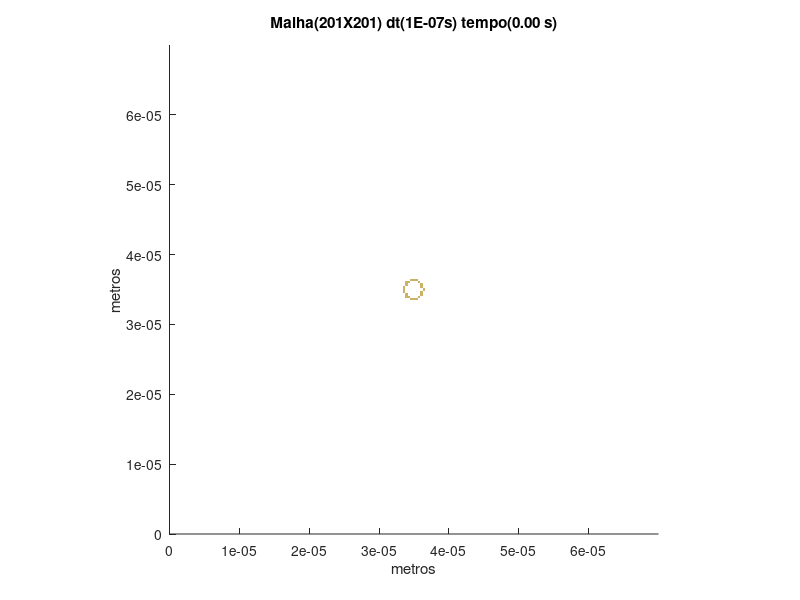

MATLAB code to generate this figure:
set (gca,'PlotBoxAspectRatio',[1 1 1],'Xlim',[0,7E-05],'Ylim',[0,7E-05])
hold on
title('Malha(201X201) dt(1E-07s) tempo(0.00 s)')
hold on
ylabel('metros')
hold on
xlabel('metros')
hold on

fill([3.44776119402985E-05 3.44776119402985E-05 3.48258706467662E-05 3.48258706467662E-05],[3.34328358208955E-05 3.37810945273632E-05 3.37810945273632E-05 3.34328358208955E-05],[0.8,0.7,0.4],'LineStyle','none')

fill([3.48258706467662E-05 3.48258706467662E-05 3.51741293532338E-05 3.51741293532338E-05],[3.34328358208955E-05 3.37810945273632E-05 3.37810945273632E-05 3.34328358208955E-05],[0.8,0.7,0.4],'LineStyle','none')

fill([3.51741293532338E-05 3.51741293532338E-05 3.55223880597015E-05 3.55223880597015E-05],[3.34328358208955E-05 3.37810945273632E-05 3.37810945273632E-05 3.34328358208955E-05],[0.8,0.7,0.4],'LineStyle','none')

fill([3.37810945273632E-05 3.37810945273632E-05 3.41293532338308E-05 3.41293532338308E-05],[3.37810945273632E-05 3.41293532338308E-05 3.41293532338308E-05 3.37810945273632E-05],[0.8,0.7,0.4],'LineStyle','none')

fill([3.41293532338308E-05 3.41293532338308E-05 3.44776119402985E-05 3.44776119402985E-05],[3.37810945273632E-05 3.41293532338308E-05 3.41293532338308E-05 3.37810945273632E-05],[0.8,0.7,0.4],'LineStyle','none')

fill([3.55223880597015E-05 3.55223880597015E-05 3.58706467661692E-05 3.58706467661692E-05],[3.37810945273632E-05 3.41293532338308E-05 3.41293532338308E-05 3.37810945273632E-05],[0.8,0.7,0.4],'LineStyle','none')

fill([3.37810945273632E-05 3.37810945273632E-05 3.41293532338308E-05 3.41293532338308E-05],[3.41293532338308E-05 3.44776119402985E-05 3.44776119402985E-05 3.41293532338308E-05],[0.8,0.7,0.4],'LineStyle','none')

fill([3.58706467661692E-05 3.58706467661692E-05 3.62189054726368E-05 3.62189054726368E-05],[3.41293532338308E-05 3.44776119402985E-05 3.44776119402985E-05 3.41293532338308E-05],[0.8,0.7,0.4],'LineStyle','none')

fill([3.34328358208955E-05 3.34328358208955E-05 3.37810945273632E-05 3.37810945273632E-05],[3.44776119402985E-05 3.48258706467662E-05 3.48258706467662E-05 3.44776119402985E-05],[0.8,0.7,0.4],'LineStyle','none')

fill([3.58706467661692E-05 3.58706467661692E-05 3.62189054726368E-05 3.62189054726368E-05],[3.44776119402985E-05 3.48258706467662E-05 3.48258706467662E-05 3.44776119402985E-05],[0.8,0.7,0.4],'LineStyle','none')

fill([3.34328358208955E-05 3.34328358208955E-05 3.37810945273632E-05 3.37810945273632E-05],[3.48258706467662E-05 3.51741293532338E-05 3.51741293532338E-05 3.48258706467662E-05],[0.8,0.7,0.4],'LineStyle','none')

fill([3.62189054726368E-05 3.62189054726368E-05 3.65671641791045E-05 3.65671641791045E-05],[3.48258706467662E-05 3.51741293532338E-05 3.51741293532338E-05 3.48258706467662E-05],[0.8,0.7,0.4],'LineStyle','none')

fill([3.34328358208955E-05 3.34328358208955E-05 3.37810945273632E-05 3.37810945273632E-05],[3.51741293532338E-05 3.55223880597015E-05 3.55223880597015E-05 3.51741293532338E-05],[0.8,0.7,0.4],'LineStyle','none')

fill([3.58706467661692E-05 3.58706467661692E-05 3.62189054726368E-05 3.62189054726368E-05],[3.51741293532338E-05 3.55223880597015E-05 3.55223880597015E-05 3.51741293532338E-05],[0.8,0.7,0.4],'LineStyle','none')

fill([3.37810945273632E-05 3.37810945273632E-05 3.41293532338308E-05 3.41293532338308E-05],[3.55223880597015E-05 3.58706467661692E-05 3.58706467661692E-05 3.55223880597015E-05],[0.8,0.7,0.4],'LineStyle','none')

fill([3.58706467661692E-05 3.58706467661692E-05 3.62189054726368E-05 3.62189054726368E-05],[3.55223880597015E-05 3.58706467661692E-05 3.58706467661692E-05 3.55223880597015E-05],[0.8,0.7,0.4],'LineStyle','none')

fill([3.37810945273632E-05 3.37810945273632E-05 3.41293532338308E-05 3.41293532338308E-05],[3.58706467661692E-05 3.62189054726368E-05 3.62189054726368E-05 3.58706467661692E-05],[0.8,0.7,0.4],'LineStyle','none')

fill([3.41293532338308E-05 3.41293532338308E-05 3.44776119402985E-05 3.44776119402985E-05],[3.58706467661692E-05 3.62189054726368E-05 3.62189054726368E-05 3.58706467661692E-05],[0.8,0.7,0.4],'LineStyle','none')

fill([3.55223880597015E-05 3.55223880597015E-05 3.58706467661692E-05 3.58706467661692E-05],[3.58706467661692E-05 3.62189054726368E-05 3.62189054726368E-05 3.58706467661692E-05],[0.8,0.7,0.4],'LineStyle','none')

fill([3.44776119402985E-05 3.44776119402985E-05 3.48258706467662E-05 3.48258706467662E-05],[3.62189054726368E-05 3.65671641791045E-05 3.65671641791045E-05 3.62189054726368E-05],[0.8,0.7,0.4],'LineStyle','none')

fill([3.48258706467662E-05 3.48258706467662E-05 3.51741293532338E-05 3.51741293532338E-05],[3.62189054726368E-05 3.65671641791045E-05 3.65671641791045E-05 3.62189054726368E-05],[0.8,0.7,0.4],'LineStyle','none')

fill([3.51741293532338E-05 3.51741293532338E-05 3.55223880597015E-05 3.55223880597015E-05],[3.62189054726368E-05 3.65671641791045E-05 3.65671641791045E-05 3.62189054726368E-05],[0.8,0.7,0.4],'LineStyle','none')
